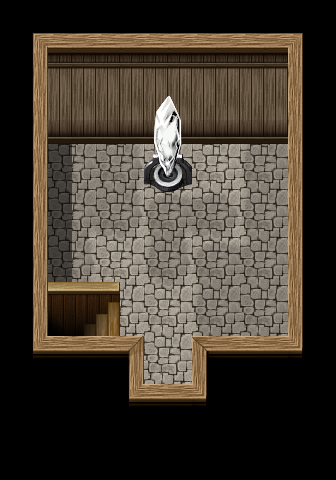

Rendered tile map (Tiled .tmx) drawn with the repository's tilesets; below, a short description and the map source with its tile grids summarised:
An orthogonal 14x20 tile map with 24x24 px tiles, 9 tile layers (under0_none, under1_ground, under2_objects, under3_none, ...), 4 tilesets and 16 objects (2x hero_s_hometown_chief_s_house_b1, 2x hero_s_hometown_hero_s_chamber, 2x hero_s_hometown_mysterious_tunnel, wood).

<map version="1.4" tiledversion="1.4.3" orientation="orthogonal" renderorder="right-down" width="14" height="20" tilewidth="24" tileheight="24" infinite="0" nextlayerid="25" nextobjectid="26">
 <properties>
  <property name="bgm" value="bgm_cellar" />
  <property name="lightmap_player" value="light_player" />
  <property name="step_sound" value="stone" />
 </properties>
 <tileset firstgid="1" name="hero_s_hometown_chief_s_house_b2" tilewidth="24" tileheight="24" tilecount="171" columns="19">
  <image source="tilesets/hero_s_hometown_chief_s_house_b2.png" width="456" height="216" />
 </tileset>
 <tileset firstgid="172" source="tilesets/fsm_object02.tsx" />
 <tileset firstgid="940" source="tilesets/fsm_flame02.tsx" />
 <tileset firstgid="1708" source="tilesets/fsm_inside01_e.tsx" />
 <layer id="14" name="under0_none" width="14" height="20">
  <data>[280 cells, 0 non-empty, 0 distinct tile ids]</data>
 </layer>
 <layer id="15" name="under1_ground" width="14" height="20">
  <data>[280 cells, 244 non-empty, 50 distinct tile ids]</data>
 </layer>
 <layer id="16" name="under2_objects" width="14" height="20">
  <data>[280 cells, 20 non-empty, 20 distinct tile ids]</data>
 </layer>
 <layer id="17" name="under3_none" width="14" height="20">
  <data>[280 cells, 0 non-empty, 0 distinct tile ids]</data>
 </layer>
 <layer id="18" name="under4_none" width="14" height="20">
  <data>[280 cells, 0 non-empty, 0 distinct tile ids]</data>
 </layer>
 <layer id="19" name="under5_none" width="14" height="20">
  <data>[280 cells, 0 non-empty, 0 distinct tile ids]</data>
 </layer>
 <layer id="20" name="over6_objects" width="14" height="20">
  <data>[280 cells, 36 non-empty, 9 distinct tile ids]</data>
 </layer>
 <layer id="21" name="over7_none" width="14" height="20">
  <data>[280 cells, 0 non-empty, 0 distinct tile ids]</data>
 </layer>
 <layer id="22" name="over8_none" width="14" height="20">
  <data>[280 cells, 0 non-empty, 0 distinct tile ids]</data>
 </layer>
 <objectgroup color="#0055ff" id="23" name="sound" visible="0">
  <object id="25" name="wood" x="48" y="288" width="72" height="72" />
 </objectgroup>
 <objectgroup color="#aa0000" id="7" name="collision" visible="0">
  <object id="3" x="288" y="0" width="48" height="480" />
  <object id="4" x="0" y="0" width="48" height="480" />
  <object id="5" x="48" y="0" width="240" height="144" />
  <object id="6" x="48" y="360" width="96" height="120" />
  <object id="7" x="192" y="360" width="96" height="120" />
  <object id="8" x="144" y="432" width="48" height="48" />
  <object id="9" x="144" y="144" width="48" height="48" />
  <object id="20" x="48" y="282" width="72" height="30" />
 </objectgroup>
 <objectgroup color="#55aaff" id="11" name="spawn">
  <object id="1" name="hero_s_hometown_chief_s_house_b1" x="144" y="384" width="48" height="24" />
  <object id="12" name="hero_s_hometown_hero_s_chamber" x="144" y="192" width="48" height="24">
   <properties>
    <property name="direction" value="south" />
   </properties>
  </object>
  <object id="23" name="hero_s_hometown_mysterious_tunnel" x="84" y="318" width="48" height="12" />
 </objectgroup>
 <objectgroup color="#ffff7f" id="12" name="portal">
  <object id="2" name="hero_s_hometown_chief_s_house_b1" x="144" y="408" width="48" height="24" />
  <object id="21" name="hero_s_hometown_mysterious_tunnel" x="60" y="312" width="24" height="48" />
 </objectgroup>
 <objectgroup color="#ffaa7f" id="13" name="warp">
  <object id="11" name="hero_s_hometown_hero_s_chamber" x="144" y="144" width="48" height="48" />
 </objectgroup>
 <objectgroup color="#ffffff" id="24" name="lights">
  <object id="15" x="162" y="138" width="12" height="12" />
 </objectgroup>
</map>
